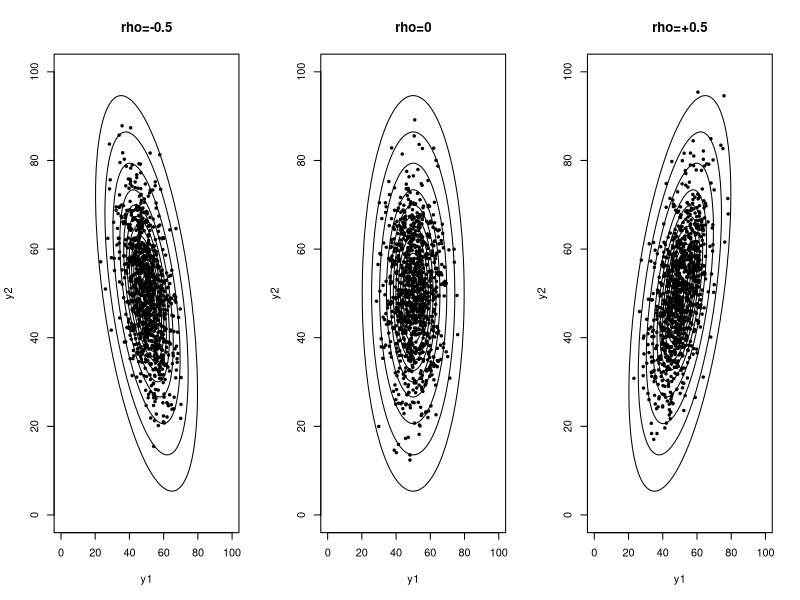
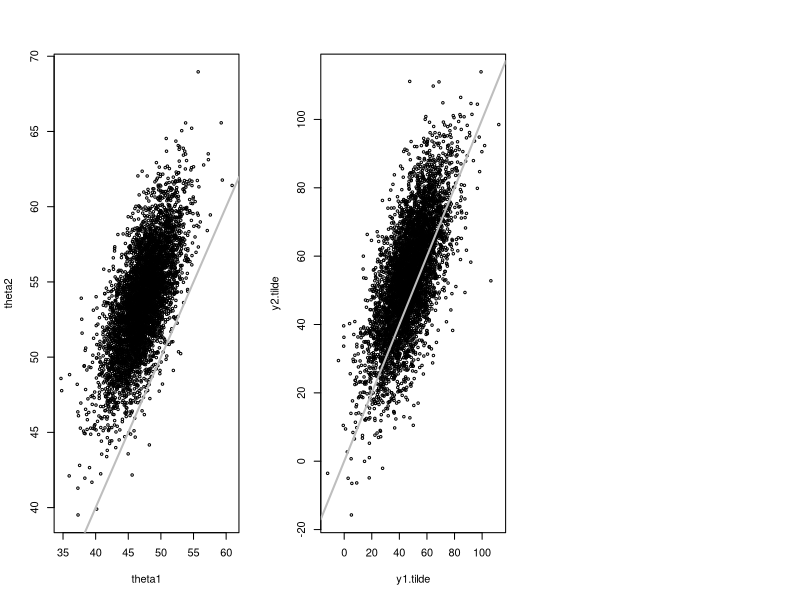

The R source for these figures, in order:
## ---- chunk 1
rm(list=ls());  library(mvtnorm);  set.seed(20210518);
knitr::opts_chunk$set(fig.align = 'center', message = FALSE)
## ---- chunk 2
y1 <- seq(0, 100, 1)
y2 <- seq(0, 100, 1)
G  <- length(y1);  H <- length(y2);
theta <- c(50,50)
Sigma2 <- matrix(c(64, 0, 0, 144), 2, 2)
Sigma1 <- Sigma2;  Sigma1[1,2] <- -48;  Sigma1[2,1] <- -48;
Sigma3 <- Sigma2;  Sigma3[1,2] <- +48;  Sigma3[2,1] <- +48;

p1 <- matrix(NA, G, H)
p2 <- matrix(NA, G, H)
p3 <- matrix(NA, G, H)

for(g in 1:G){ for(h in 1:H){
  p1[g,h] <- dmvnorm(c(y1[g],y2[h]), mean=theta, sigma=Sigma1, log=T)
  p2[g,h] <- dmvnorm(c(y1[g],y2[h]), mean=theta, sigma=Sigma2, log=T)
  p3[g,h] <- dmvnorm(c(y1[g],y2[h]), mean=theta, sigma=Sigma3, log=T)
}}

maxie <- max(p1);  p1 <- p1 - maxie;  rm(maxie);  p1 <- exp(p1);
maxie <- max(p2);  p2 <- p2 - maxie;  rm(maxie);  p2 <- exp(p2);
maxie <- max(p3);  p3 <- p3 - maxie;  rm(maxie);  p3 <- exp(p3);
contours <- c(.001, .01, seq(.05, .95, .10))
## ---- chunk 3
op <- par(mfrow=c(1,3))

contour(y1, y2, p1, levels=contours, drawlabels=F, 
  xlab="y1", ylab="y2", main="rho=-0.5")

points(rmvnorm(n=1000, mean=theta, sigma=Sigma1), pch=19, cex=.5)

contour(y1, y2, p2, levels=contours, drawlabels=F, 
  xlab="y1", ylab="y2", main="rho=0")

points(rmvnorm(n=1000, mean=theta, sigma=Sigma2), pch=19, cex=.5)

contour(y1, y2, p3, levels=contours, drawlabels=F, 
  xlab="y1", ylab="y2", main="rho=+0.5")

points(rmvnorm(n=1000, mean=theta, sigma=Sigma3), pch=19, cex=.5)
## ---- chunk 4
# Reading comprehension example from Chapter 7 of Hoff (2009)
# Key in the data
y1 <- c(59, 43, 34, 32, 42, 38, 55, 67, 64, 45, 49, 
        72, 34, 70, 34, 50, 41, 52, 60, 34, 28, 35)
y2 <- c(77, 39, 46, 26, 38, 43, 68, 86, 77, 60, 50, 
        59, 38, 48, 55, 58, 54, 60, 75, 47, 48, 33)
y <- data.frame(cbind(y1, y2));  rm(y1, y2);

# y1 is pretest score, y2 is posttest score
# Hyperparamaters 
mu.0    <- c(50, 50)
Lambda0 <- matrix(c(625, 312.5, 312.5, 625), 2, 2)
S.0     <- Lambda0;  nu.0 <- 4;

# Data summaries
n <- dim(y)[1]
p <- dim(y)[2]
ybar <- apply(y, 2, mean)
Cov.y <- cov(y)
ybar;Cov.y
## ---- chunk 5
# Gibbs sampler approximation to posterior distribution
S     <- 5000
theta <- ybar  # initial values
Sigma <- Cov.y # initial values

# Calculations that will be used repeatedly
Lambda0.inv  <- solve(Lambda0)
Lam.inv.mu.0 <- Lambda0.inv %*% mu.0
nu.n         <- nu.0 + n

# Now generate the Markov chains: theta and Sigma
theta.chain <- matrix(NA, S, p)
Sigma.chain <- matrix(NA, S, p^2)

for(s in 1:S)
{
 n.Sigma.inv <- n * solve(Sigma)
 Lambda.n <- solve( Lambda0.inv + n.Sigma.inv) 
 mu.n <- Lambda.n %*% (Lam.inv.mu.0 + n.Sigma.inv %*% ybar)
 theta <- rmvnorm(1, mu.n, Lambda.n)[1,]
 S.n <- S.0 + (n-1)*Cov.y + n * (ybar-theta) %*% t(ybar-theta)
 Sigma <- solve( rWishart(1, nu.n, solve(S.n))[,,1] )
 theta.chain[s,] <- theta
 Sigma.chain[s,] <- Sigma
}
## ---- chunk 6
# posterior covariance matrix
matrix(apply(Sigma.chain, 2, mean),2)
## ---- chunk 7
# 95% interval for theta2 - theta1
quantile(theta.chain[,2] - theta.chain[,1], c(.025, .5, .975))
## ---- chunk 8
# Pr(theta2 > theta1 | y)
mean(theta.chain[,2] > theta.chain[,1])
## ---- chunk 9
plot(theta.chain, cex=.5, xlab="theta1", ylab="theta2")
abline(0,1, lwd=2, col="gray")
## ---- chunk 10
# Posterior predictive simulations 
Y.tilde <- matrix(NA, S, p)

for (s in 1:S){ 
 Y.tilde[s,] <- rmvnorm(1, mean=theta.chain[s,], 
               sigma=matrix(Sigma.chain[s,],2,2))[1,]
}
## ---- chunk 11
mean(Y.tilde[,2] > Y.tilde[,1])
## ---- chunk 12
plot(Y.tilde, cex=.5, xlab="y1.tilde", ylab="y2.tilde") 
abline(0, 1, lwd=2, col="gray")
